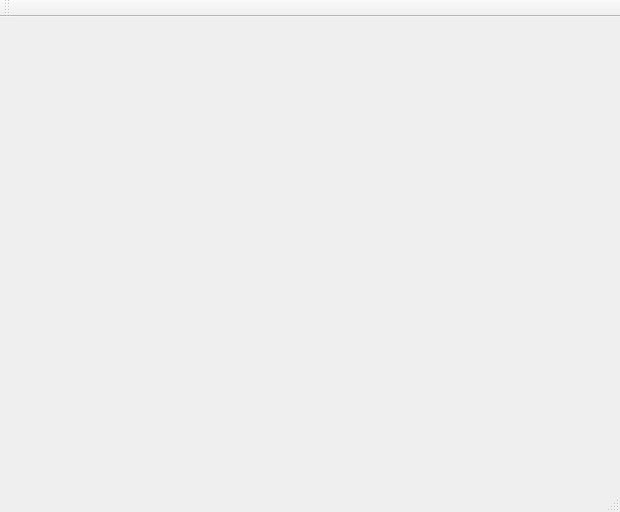
<?xml version="1.0" encoding="UTF-8"?>
<ui version="4.0">
 <class>MainWindow</class>
 <widget class="QMainWindow" name="MainWindow">
  <property name="geometry">
   <rect>
    <x>0</x>
    <y>0</y>
    <width>620</width>
    <height>512</height>
   </rect>
  </property>
  <property name="windowTitle">
   <string>MainWindow</string>
  </property>
  <widget class="QWidget" name="centralWidget"/>
  <widget class="QMenuBar" name="menuBar">
   <property name="geometry">
    <rect>
     <x>0</x>
     <y>0</y>
     <width>620</width>
     <height>20</height>
    </rect>
   </property>
  </widget>
  <widget class="QToolBar" name="mainToolBar">
   <attribute name="toolBarArea">
    <enum>TopToolBarArea</enum>
   </attribute>
   <attribute name="toolBarBreak">
    <bool>false</bool>
   </attribute>
  </widget>
  <widget class="QStatusBar" name="statusBar"/>
 </widget>
 <layoutdefault spacing="6" margin="11"/>
 <resources/>
 <connections/>
</ui>
